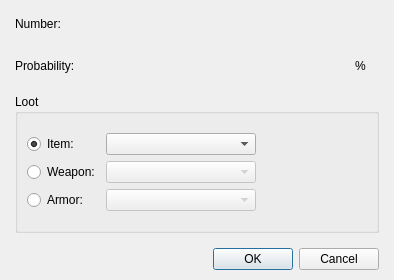
<?xml version="1.0" encoding="UTF-8"?>
<ui version="4.0">
 <class>DialogSystemLoot</class>
 <widget class="QDialog" name="DialogSystemLoot">
  <property name="geometry">
   <rect>
    <x>0</x>
    <y>0</y>
    <width>394</width>
    <height>280</height>
   </rect>
  </property>
  <property name="windowTitle">
   <string>Loot...</string>
  </property>
  <layout class="QGridLayout" name="gridLayout_4">
   <property name="leftMargin">
    <number>15</number>
   </property>
   <property name="topMargin">
    <number>10</number>
   </property>
   <property name="rightMargin">
    <number>15</number>
   </property>
   <property name="bottomMargin">
    <number>10</number>
   </property>
   <item row="0" column="0">
    <layout class="QVBoxLayout" name="verticalLayout">
     <property name="spacing">
      <number>15</number>
     </property>
     <item>
      <layout class="QGridLayout" name="gridLayout_3">
       <item row="0" column="0">
        <widget class="QLabel" name="label">
         <property name="text">
          <string>Number:</string>
         </property>
        </widget>
       </item>
       <item row="0" column="1">
        <widget class="PanelPrimitiveValue" name="widgetVariableConstantNumber" native="true">
         <property name="enabled">
          <bool>true</bool>
         </property>
         <property name="minimumSize">
          <size>
           <width>250</width>
           <height>27</height>
          </size>
         </property>
         <property name="maximumSize">
          <size>
           <width>250</width>
           <height>27</height>
          </size>
         </property>
        </widget>
       </item>
       <item row="0" column="3" rowspan="2">
        <spacer name="horizontalSpacer_2">
         <property name="orientation">
          <enum>Qt::Horizontal</enum>
         </property>
         <property name="sizeHint" stdset="0">
          <size>
           <width>48</width>
           <height>68</height>
          </size>
         </property>
        </spacer>
       </item>
       <item row="1" column="0">
        <widget class="QLabel" name="label_2">
         <property name="text">
          <string>Probability:</string>
         </property>
        </widget>
       </item>
       <item row="1" column="1">
        <widget class="PanelPrimitiveValue" name="widgetVariableConstantProbability" native="true">
         <property name="enabled">
          <bool>true</bool>
         </property>
         <property name="minimumSize">
          <size>
           <width>250</width>
           <height>27</height>
          </size>
         </property>
         <property name="maximumSize">
          <size>
           <width>250</width>
           <height>27</height>
          </size>
         </property>
        </widget>
       </item>
       <item row="1" column="2">
        <widget class="QLabel" name="label_3">
         <property name="text">
          <string>%</string>
         </property>
        </widget>
       </item>
      </layout>
     </item>
     <item>
      <widget class="QGroupBox" name="groupBox">
       <property name="title">
        <string>Loot</string>
       </property>
       <layout class="QGridLayout" name="gridLayout_2">
        <item row="0" column="0">
         <layout class="QGridLayout" name="gridLayout">
          <item row="0" column="0">
           <widget class="QRadioButton" name="radioButtonItem">
            <property name="text">
             <string>Item:</string>
            </property>
            <property name="checked">
             <bool>true</bool>
            </property>
           </widget>
          </item>
          <item row="0" column="1">
           <widget class="QComboBox" name="comboBoxItem">
            <property name="enabled">
             <bool>true</bool>
            </property>
            <property name="minimumSize">
             <size>
              <width>150</width>
              <height>0</height>
             </size>
            </property>
            <property name="maximumSize">
             <size>
              <width>150</width>
              <height>16777215</height>
             </size>
            </property>
           </widget>
          </item>
          <item row="0" column="2" rowspan="3">
           <spacer name="horizontalSpacer">
            <property name="orientation">
             <enum>Qt::Horizontal</enum>
            </property>
            <property name="sizeHint" stdset="0">
             <size>
              <width>128</width>
              <height>78</height>
             </size>
            </property>
           </spacer>
          </item>
          <item row="1" column="0">
           <widget class="QRadioButton" name="radioButtonWeapon">
            <property name="text">
             <string>Weapon:</string>
            </property>
           </widget>
          </item>
          <item row="1" column="1">
           <widget class="QComboBox" name="comboBoxWeapon">
            <property name="enabled">
             <bool>false</bool>
            </property>
            <property name="minimumSize">
             <size>
              <width>150</width>
              <height>0</height>
             </size>
            </property>
            <property name="maximumSize">
             <size>
              <width>150</width>
              <height>16777215</height>
             </size>
            </property>
           </widget>
          </item>
          <item row="2" column="0">
           <widget class="QRadioButton" name="radioButtonArmor">
            <property name="text">
             <string>Armor:</string>
            </property>
           </widget>
          </item>
          <item row="2" column="1">
           <widget class="QComboBox" name="comboBoxArmor">
            <property name="enabled">
             <bool>false</bool>
            </property>
            <property name="minimumSize">
             <size>
              <width>150</width>
              <height>0</height>
             </size>
            </property>
            <property name="maximumSize">
             <size>
              <width>150</width>
              <height>16777215</height>
             </size>
            </property>
           </widget>
          </item>
         </layout>
        </item>
       </layout>
      </widget>
     </item>
     <item>
      <widget class="QDialogButtonBox" name="buttonBox">
       <property name="orientation">
        <enum>Qt::Horizontal</enum>
       </property>
       <property name="standardButtons">
        <set>QDialogButtonBox::Cancel|QDialogButtonBox::Ok</set>
       </property>
      </widget>
     </item>
    </layout>
   </item>
  </layout>
 </widget>
 <customwidgets>
  <customwidget>
   <class>PanelPrimitiveValue</class>
   <extends>QWidget</extends>
   <header>panelprimitivevalue.h</header>
   <container>1</container>
  </customwidget>
 </customwidgets>
 <resources/>
 <connections>
  <connection>
   <sender>buttonBox</sender>
   <signal>accepted()</signal>
   <receiver>DialogSystemLoot</receiver>
   <slot>accept()</slot>
   <hints>
    <hint type="sourcelabel">
     <x>248</x>
     <y>254</y>
    </hint>
    <hint type="destinationlabel">
     <x>157</x>
     <y>274</y>
    </hint>
   </hints>
  </connection>
  <connection>
   <sender>buttonBox</sender>
   <signal>rejected()</signal>
   <receiver>DialogSystemLoot</receiver>
   <slot>reject()</slot>
   <hints>
    <hint type="sourcelabel">
     <x>316</x>
     <y>260</y>
    </hint>
    <hint type="destinationlabel">
     <x>286</x>
     <y>274</y>
    </hint>
   </hints>
  </connection>
 </connections>
</ui>
